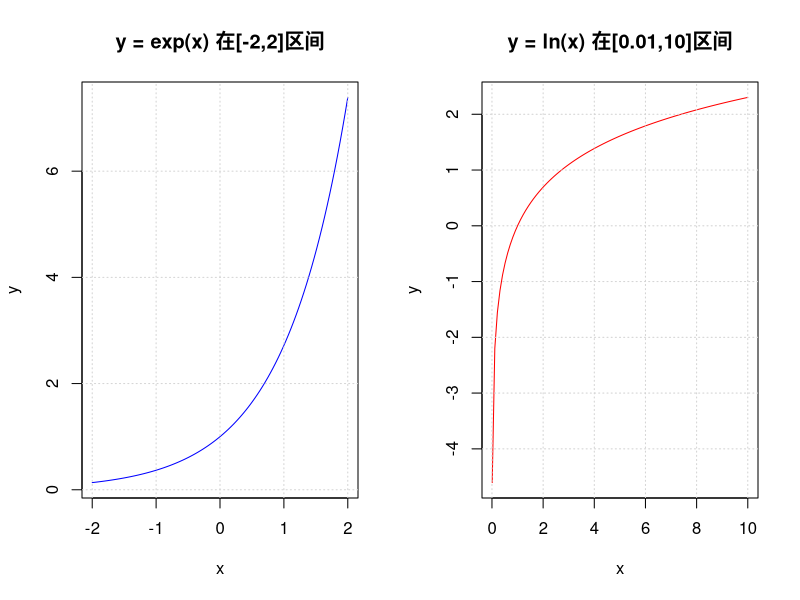

Here is the R script that generated this plot:
# 定义一个计算exp(x)的函数，使用泰勒级数
calculate_exp <- function(x, terms = 10) {
  result <- 0
  factorial <- 1
  
  for(n in 0:(terms-1)) {
    # 计算阶乘
    if(n == 0) {
      factorial <- 1
    } else {
      factorial <- factorial * n
    }
    
    # 计算当前项并累加
    term <- (x^n) / factorial
    result <- result + term
    
    cat(sprintf("第%d项: %.10f\n", n, term))
  }
  
  return(result)
}

# 测试函数
x <- 1
cat("\n计算 exp(1):\n")
approximation <- calculate_exp(1)
cat(sprintf("\n使用泰勒级数计算的结果: %.10f\n", approximation))
cat(sprintf("实际 exp(1) 的值: %.10f\n", exp(1)))

# 绘制exp(x)和ln(x)的图形
par(mfrow=c(1,2))  # 创建1行2列的图形布局

# 绘制exp(x)
x1 <- seq(-2, 2, length.out=100)
y1 <- exp(x1)
plot(x1, y1, type="l", col="blue", 
     main="y = exp(x) 在[-2,2]区间",
     xlab="x", ylab="y")
grid()

# 绘制ln(x)
x2 <- seq(0.01, 10, length.out=100)
y2 <- log(x2)
plot(x2, y2, type="l", col="red", 
     main="y = ln(x) 在[0.01,10]区间",
     xlab="x", ylab="y")
grid()